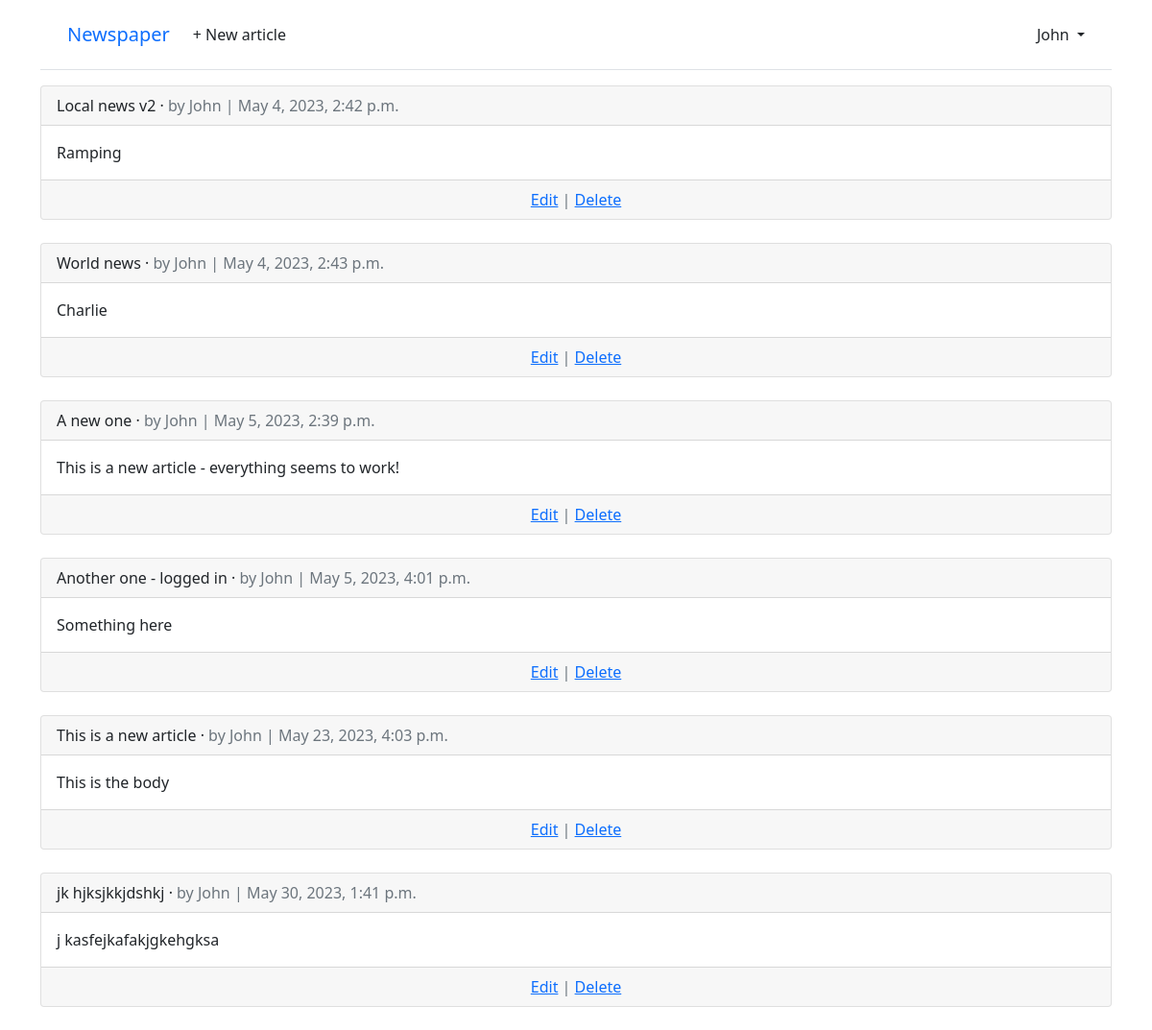
/articles/ (signed in), run on the app's committed database.
### accounts/models.py (models this page shows)
class CustomUser(AbstractUser):
    comment = models.CharField(max_length=120)

### articles/models.py (models this page shows, shortened)
class Article(models.Model):
    title = models.CharField(max_length=255)
    body = models.TextField()
    date = models.DateTimeField(auto_now_add=True)
    author = models.ForeignKey(
        settings.AUTH_USER_MODEL,
        on_delete=models.CASCADE,
    )

### articles/views.py (the view)
# urls.py: path("", ArticleListView.as_view(), name="article_list"),
class ArticleListView(LoginRequiredMixin, ListView):
    model = Article
    template_name = "article_list.html"

### templates/article_list.html (shortened to what this page needs)
{% extends 'base.html' %}
{% block content %}
{% for article in article_list %}
<div class="card">
    <div class="card-header">
        <span class="font-weight-bold">{{ article.title }}</span> &middot;
        <span class="text-muted"> by {{ article.author}} | {{ article.date }}</span>
    </div>
    <div class='card-body'>
        {{ article.body}}
    </div>
    <div class="card-footer text-center text-muted">
        <a href="{% url 'article_edit' article.pk %}">Edit</a> |
        <a href="{% url 'article_delete' article.pk %}">Delete</a>
    </div>
</div>
<br />
{% endfor %}
{% endblock content %}

### templates/base.html (shortened to what this page needs)
<!DOCTYPE html>
<html>
<head>
    <link href="https://cdn.jsdelivr.net/npm/bootstrap@5.1.3/dist/css/bootstrap.min.css" rel="stylesheet"
>
</head>
<body>
    <div class="container">
        <header class="p-3 mb-3 border-bottom">
            <div class="container">
                <div class="d-flex flex-wrap align-items-center justify-content-center
                justify-content-lg-start">
                    <a class="navbar-brand" href="{% url 'home' %}">Newspaper</a>
                    <ul class="nav col-12 col-lg-auto me-lg-auto mb-2 justify-content-center
                    mb-md-0">
                        {% if user.is_authenticated %}
                        <li><a href="{% url 'article_new' %}" class="nav-link px-2 link-dark">+ New article</a></li>
                    </ul>
                    <div class="dropdown text-end">
                        <a href="#" class="d-block link-dark text-decoration-none dropdown-toggle" id="dropdownUser1"
                            data-bs-toggle="dropdown" aria-expanded="false">
                            {{ user.username }}
                        </a>
                    </div>
                    {% endif %}
                </div>
            </div>
        </header>
        <main>
            {% block content %}
            {% endblock content %}
        </main>
    </div>
</body>
</html>

### data on the page
CustomUser: username "John"
Article: title "Local news v2", author "John", date "May 4, 2023, 2:42 p.m.", body "Ramping"
Article: title "World news", author "John", date "May 4, 2023, 2:43 p.m.", body "Charlie"
Article: title "A new one", author "John", date "May 5, 2023, 2:39 p.m.", body "This is a new article - everything seems to work!"
Article: title "Another one - logged in", author "John", date "May 5, 2023, 4:01 p.m.", body "Something here"
Article: title "This is a new article", author "John", date "May 23, 2023, 4:03 p.m.", body "This is the body"
Article: title "jk hjksjkkjdshkj", author "John", date "May 30, 2023, 1:41 p.m.", body "j kasfejkafakjgkehgksa"
